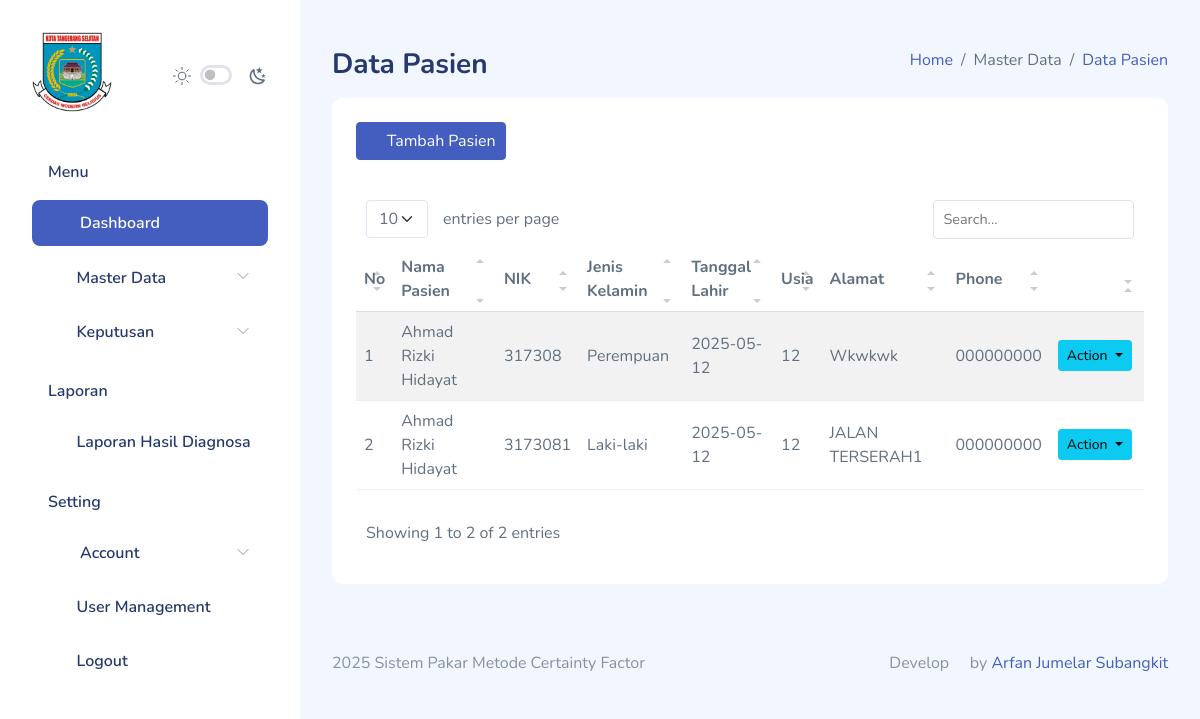
The app's page /data_pasien/index.php (signed in), older data.
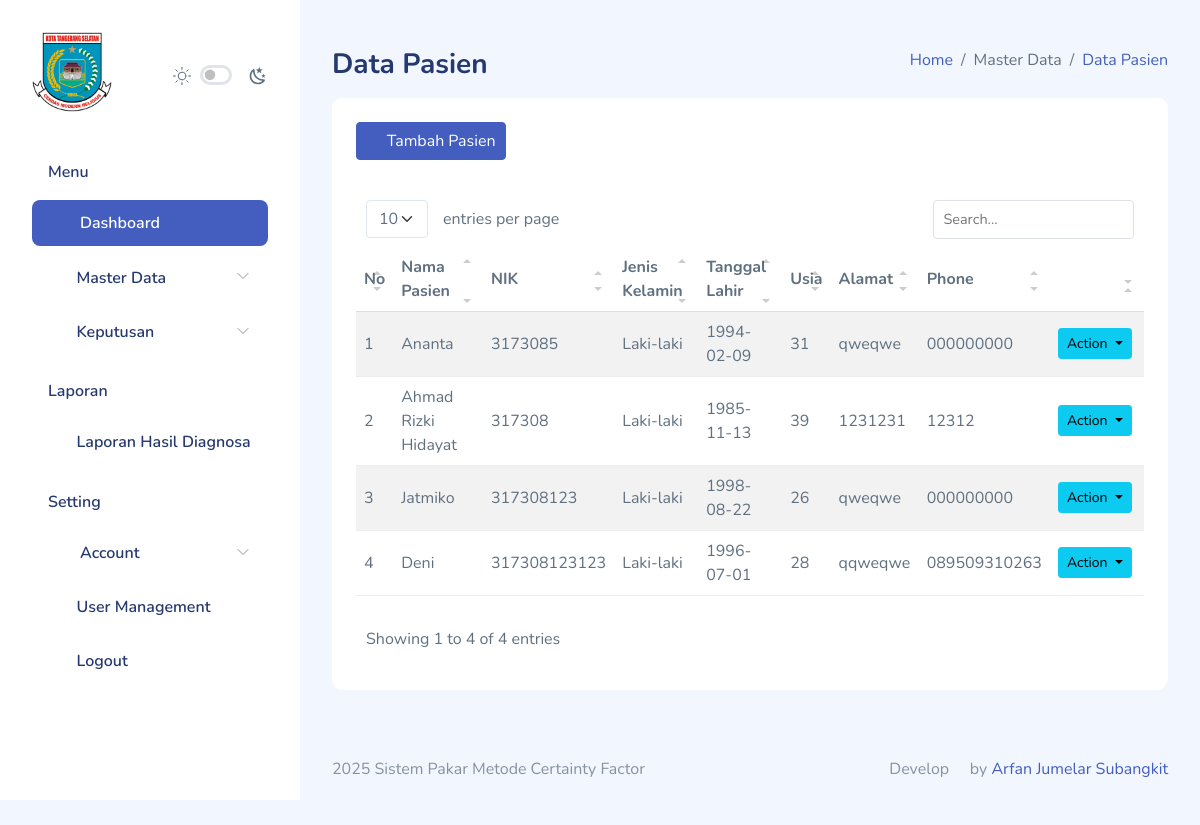
The same page, newer data.
### tables this page shows
CREATE TABLE `pasien` (
  `id_pasien` int(11) NOT NULL,
  `user_id` int(11) NOT NULL,
  `nama_pasien` varchar(100) NOT NULL,
  `nik` varchar(30) NOT NULL,
  `jenis_kelamin` enum('Laki-laki','Perempuan') NOT NULL,
  `tanggal_lahir` date NOT NULL,
  `usia` int(11) DEFAULT NULL,
  `alamat` varchar(250) NOT NULL,
  `no_hp` varchar(15) DEFAULT NULL,
  `created_at` timestamp NOT NULL DEFAULT current_timestamp(),
  `updated_at` timestamp NULL DEFAULT NULL
);

### functions.php (called while the page is built, shortened)
<?php
$db = mysqli_connect("localhost", "root", "", "dev-arfan");
function query($query)
{
    global $db;
    $result = mysqli_query($db, $query);
    $rows = [];
    if ($result) {
        if (mysqli_num_rows($result) > 0) {
            while ($row = mysqli_fetch_assoc($result)) {
                $rows[] = $row;
            }
        }
    } else {
        echo "Error: " . mysqli_error($db);
    }
    return $rows;
}

### data_pasien/index.php (the view, shortened to what the changed rows need)
<?php
$user_id = $_SESSION['id'];
$role = $_SESSION['role'];
if ($role == 'Admin') {
    $d_pasien = query("SELECT * FROM pasien");
} elseif ($role == 'Perawat') {
    $d_pasien = query("SELECT * FROM pasien WHERE user_id = $user_id");
}
?>
<!DOCTYPE html>
<html lang="en">
<head>
    <link rel="stylesheet" href="../assets/extensions/simple-datatables/style.css">
    <link rel="stylesheet" href="../assets/compiled/css/table-datatable.css">
    <link rel="stylesheet" href="../assets/compiled/css/app.css">
    <link rel="stylesheet" href="../assets/compiled/css/app-dark.css">
    <link rel="stylesheet" href="../assets/compiled/css/iconly.css">
    <link rel="stylesheet" href="../assets/extensions/@fortawesome/fontawesome-free/css/all.min.css">
</head>
<body>
    <div id="app">
        <div id="main">
            <div class="page-heading">
                <section class="section">
                    <div class="card">
                        <div class="card-header">
                            <h5 class="card-title">
                            </h5>
                        </div>
                        <div class="card-body">
                            <table class="table table-striped" id="table1">
                                <thead>
                                    <tr>
                                        <th>No</th>
                                        <th>Nama Pasien</th>
                                        <th>NIK</th>
                                        <th>Jenis Kelamin</th>
                                        <th>Tanggal Lahir</th>
                                        <th>Usia</th>
                                        <th>Alamat</th>
                                        <th>Phone</th>
                                        <th></th>
                                    </tr>
                                </thead>
                                <tbody>
                                    <?php foreach ($d_pasien as $i => $pasien): ?>
                                        <tr>
                                            <td><?= $i + 1; ?></td>
                                            <td><?= $pasien["nama_pasien"]; ?></td>
                                            <td><?= $pasien["nik"]; ?></td>
                                            <td><?= $pasien["jenis_kelamin"]; ?></td>
                                            <td><?= $pasien["tanggal_lahir"]; ?></td>
                                            <td><?= $pasien["usia"]; ?></td>
                                            <td><?= $pasien["alamat"]; ?></td>
                                            <td><?= $pasien["no_hp"]; ?></td>
                                            <td>
                                                <div class="dropdown">
                                                    <button class="btn btn-sm btn-info dropdown-toggle me-1" type="button"
                                                        id="dropdownMenuButton3" data-bs-toggle="dropdown" aria-haspopup="true"
                                                        aria-expanded="false">
                                                        Action
                                                    </button>
                                                </div>
                                            </td>
                                        </tr>
                                    <?php endforeach; ?>
                                </tbody>
                            </table>
                        </div>
                    </div>
                </section>
            </div>
        </div>
    </div>
</body>
</html>

Row changes from the older to the newer data that the page shows:
removed pasien: nama_pasien "Ahmad Rizki Hidayat", nik "317308", jenis_kelamin "Perempuan", tanggal_lahir "2025-05-12", usia "12", alamat "Wkwkwk", no_hp "000000000"
removed pasien: nama_pasien "Ahmad Rizki Hidayat", nik "3173081", jenis_kelamin "Laki-laki", tanggal_lahir "2025-05-12", usia "12", alamat "JALAN TERSERAH1", no_hp "000000000"
added pasien: nama_pasien "Ananta", nik "3173085", jenis_kelamin "Laki-laki", tanggal_lahir "1994-02-09", usia "31", alamat "qweqwe", no_hp "000000000"
added pasien: nama_pasien "Ahmad Rizki Hidayat", nik "317308", jenis_kelamin "Laki-laki", tanggal_lahir "1985-11-13", usia "39", alamat "1231231", no_hp "12312"
added pasien: nama_pasien "Jatmiko", nik "317308123", jenis_kelamin "Laki-laki", tanggal_lahir "1998-08-22", usia "26", alamat "qweqwe", no_hp "000000000"
added pasien: nama_pasien "Deni", nik "317308123123", jenis_kelamin "Laki-laki", tanggal_lahir "1996-07-01", usia "28", alamat "qqweqwe", no_hp "089509310263"
Text that changed along with them:
text written by a page script: "entries per page Showing 1 to 2 of 2 entries" → "entries per page Showing 1 to 4 of 4 entries"
